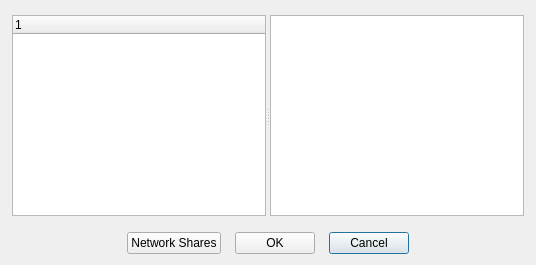
<?xml version="1.0" encoding="UTF-8"?>
<ui version="4.0">
 <class>Dialog_XP_GetDir</class>
 <widget class="QDialog" name="Dialog_XP_GetDir">
  <property name="geometry">
   <rect>
    <x>0</x>
    <y>0</y>
    <width>536</width>
    <height>265</height>
   </rect>
  </property>
  <property name="windowTitle">
   <string>Browse For Folder</string>
  </property>
  <layout class="QGridLayout" name="gridLayout">
   <property name="leftMargin">
    <number>12</number>
   </property>
   <property name="topMargin">
    <number>15</number>
   </property>
   <property name="rightMargin">
    <number>12</number>
   </property>
   <item row="2" column="0">
    <layout class="QHBoxLayout" name="horizontalLayout">
     <item>
      <spacer name="horizontalSpacer_1">
       <property name="orientation">
        <enum>Qt::Horizontal</enum>
       </property>
       <property name="sizeHint" stdset="0">
        <size>
         <width>40</width>
         <height>20</height>
        </size>
       </property>
      </spacer>
     </item>
     <item>
      <widget class="QPushButton" name="network_PB">
       <property name="text">
        <string>Network Shares</string>
       </property>
      </widget>
     </item>
     <item>
      <spacer name="horizontalSpacer_2">
       <property name="orientation">
        <enum>Qt::Horizontal</enum>
       </property>
       <property name="sizeType">
        <enum>QSizePolicy::Fixed</enum>
       </property>
       <property name="sizeHint" stdset="0">
        <size>
         <width>8</width>
         <height>20</height>
        </size>
       </property>
      </spacer>
     </item>
     <item>
      <widget class="QPushButton" name="ok_PB">
       <property name="text">
        <string>OK</string>
       </property>
      </widget>
     </item>
     <item>
      <spacer name="horizontalSpacer_3">
       <property name="orientation">
        <enum>Qt::Horizontal</enum>
       </property>
       <property name="sizeType">
        <enum>QSizePolicy::Fixed</enum>
       </property>
       <property name="sizeHint" stdset="0">
        <size>
         <width>8</width>
         <height>20</height>
        </size>
       </property>
      </spacer>
     </item>
     <item>
      <widget class="QPushButton" name="cancel_PB">
       <property name="text">
        <string>Cancel</string>
       </property>
       <property name="default">
        <bool>true</bool>
       </property>
      </widget>
     </item>
     <item>
      <spacer name="horizontalSpacer_4">
       <property name="orientation">
        <enum>Qt::Horizontal</enum>
       </property>
       <property name="sizeHint" stdset="0">
        <size>
         <width>40</width>
         <height>20</height>
        </size>
       </property>
      </spacer>
     </item>
    </layout>
   </item>
   <item row="0" column="0">
    <widget class="QSplitter" name="splitter">
     <property name="orientation">
      <enum>Qt::Horizontal</enum>
     </property>
     <widget class="QTreeWidget" name="drives_TV">
      <column>
       <property name="text">
        <string notr="true">1</string>
       </property>
      </column>
     </widget>
     <widget class="QTreeView" name="folders_TV"/>
    </widget>
   </item>
   <item row="1" column="0">
    <spacer name="verticalSpacer">
     <property name="orientation">
      <enum>Qt::Vertical</enum>
     </property>
     <property name="sizeType">
      <enum>QSizePolicy::Fixed</enum>
     </property>
     <property name="sizeHint" stdset="0">
      <size>
       <width>20</width>
       <height>10</height>
      </size>
     </property>
    </spacer>
   </item>
  </layout>
 </widget>
 <resources/>
 <connections/>
</ui>
